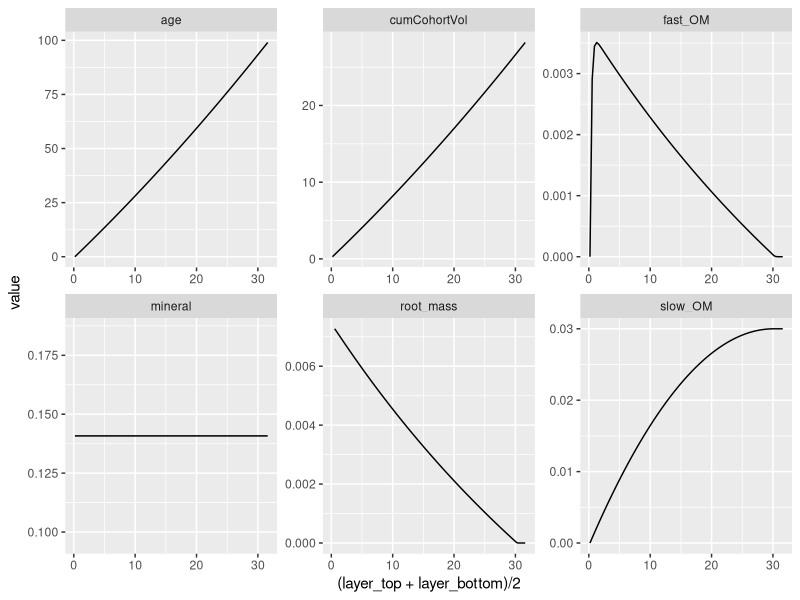
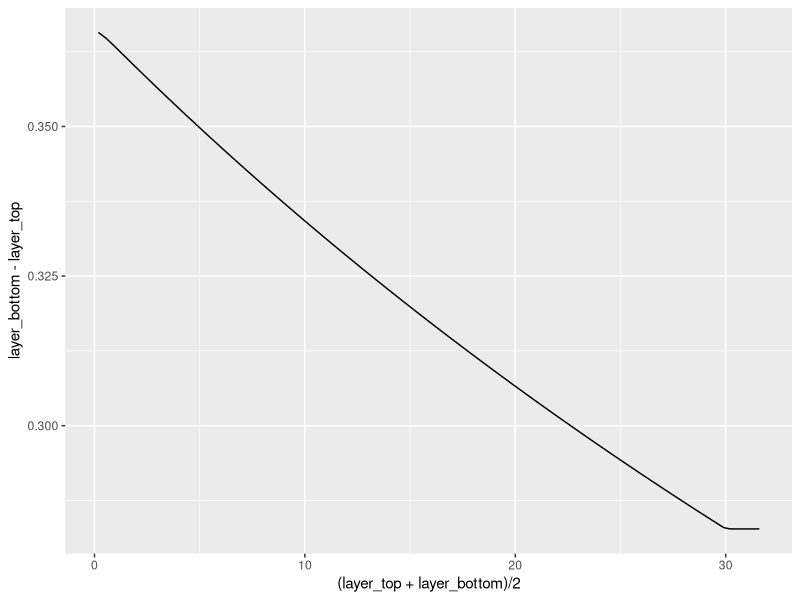
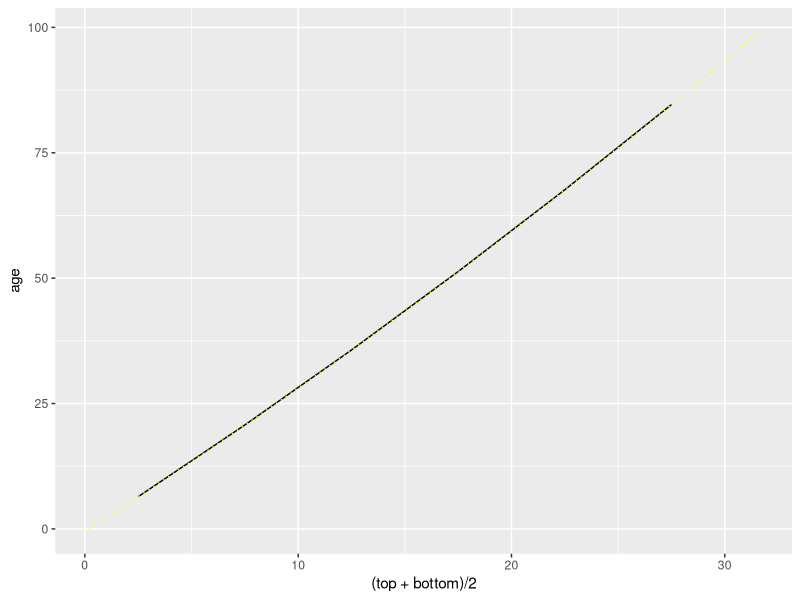
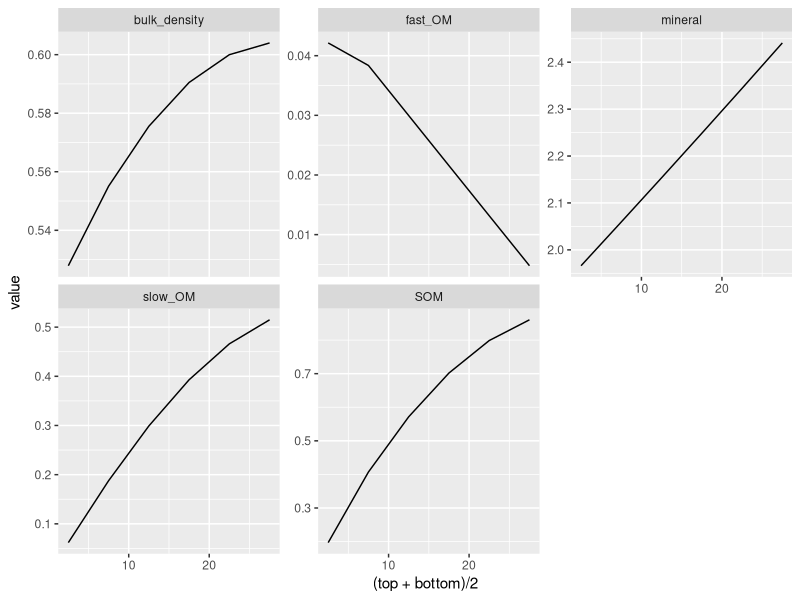
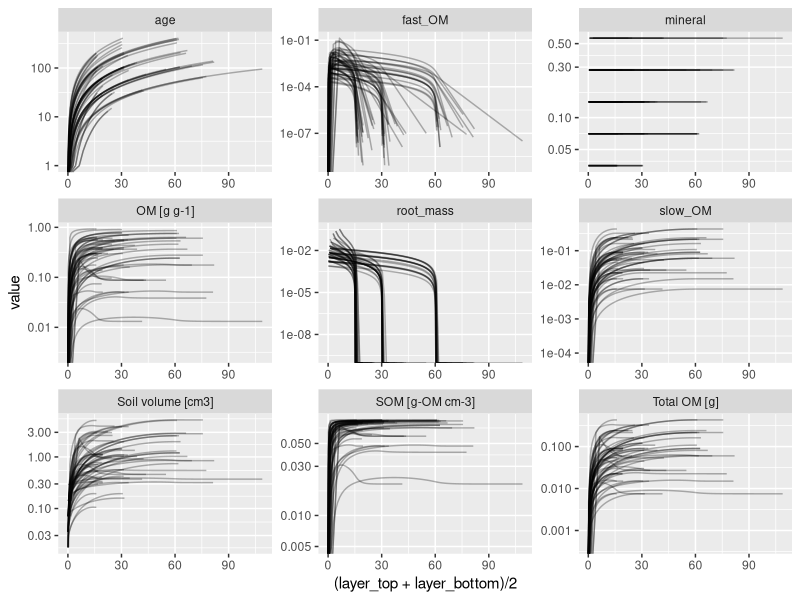
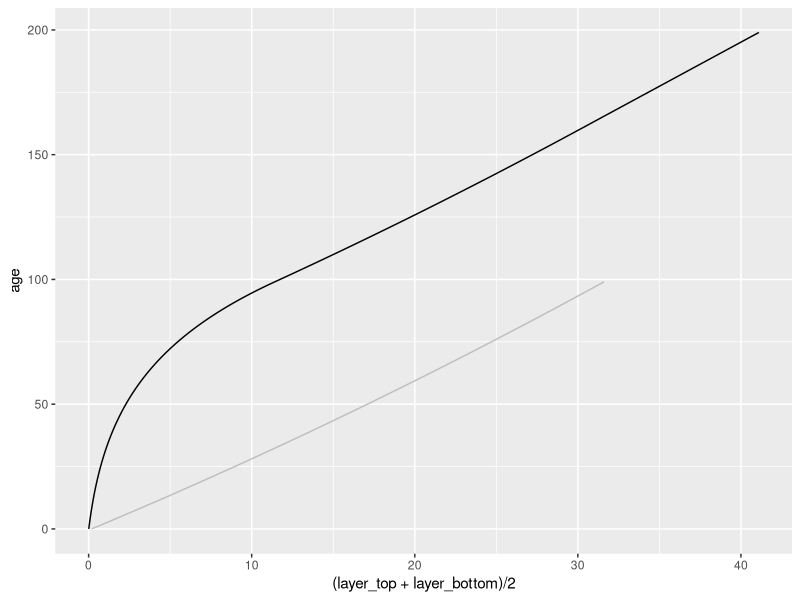
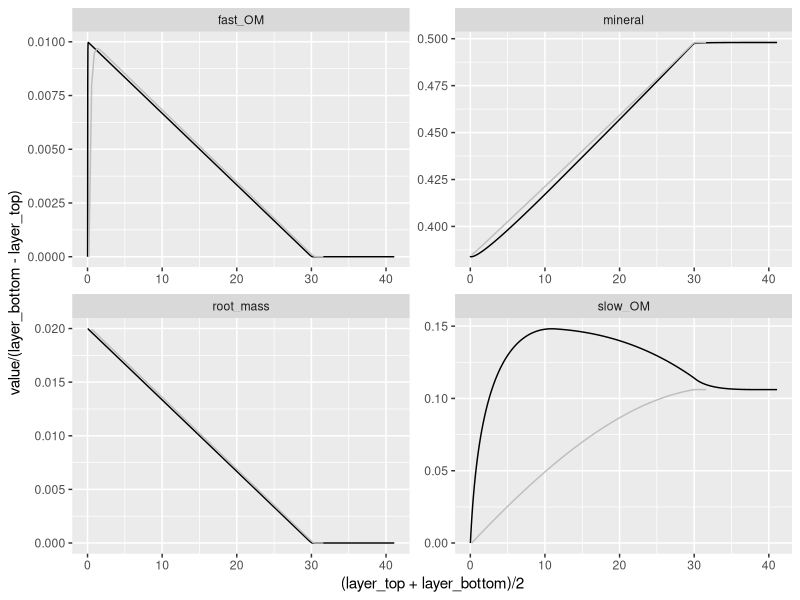
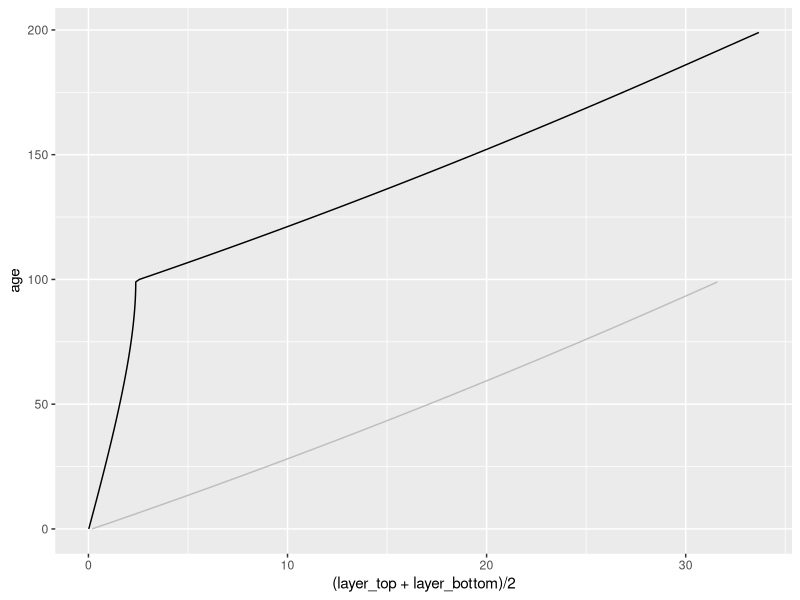

Generate these figures, in order, with R:
## ---- chunk 1
library(tidyverse)

defaultParms <- list(rootDepthMax = 30, # Depth of the root zone in cm below surface
                     totalRootBiomass = 0.3, # Total Root Biomass, g/cm2
                     rootTurnover = 0.5,  # Below Ground Turnover Rate of roots, 1/yr
                     rootOmFrac = list(fast=0.8, slow=0.2), # root allocation to om pools (labile, slow), g/g
                     omDecayRate = list(fast=0.8, slow=0), # organic matter decay rate (labile, slow), 1/yr
                     ssc = 20, # Suspended Sediment Concentration, mg per liter
                     depthBelowMHW = 10) # Depth of Marsh Surface Below Mean High Water

defaultConsts <- list(soilLength = 1, soilWidth = 1, #assume a 1x1 cm2 area
                      shape='linear', #root weight distribution
                      packing = list(root = 0.085, #density of roots g-C/cm3
                                     organic = 0.085 ,  # Organic Self Packing Densities: k1 g-C/cm3
                                     mineral = 1.99), # Inorganic Self Packing Densities  k2 g-C/cm3
                      nTidesPerYear = 704, #number of high tides per year
                      sedimentInputType = c('constant', 'relative', 'dynamic')[1],
                      modernAge = NA) #max age in modern soil profile
## ---- chunk 2

#return the mass of the live roots between two layers
massLiveRoots <- function(layerBottom, layerTop, parms, consts ){
  
  if(!all(c('soilLength', 'soilWidth') %in% names(consts))){
    stop('Can not find all constants.')
  }
  soilLength <- consts$soilLength
  soilWidth <- consts$soilWidth
  
  if(!all(c('totalRootBiomass', 'rootDepthMax') %in% names(parms))){
    stop('Can not find all parameters.')
  }
  totalBiomassByArea <- parms$totalRootBiomass
  rootDepthMax <- parms$rootDepthMax
  
  totalRootMass <- soilLength*soilWidth*totalBiomassByArea
  
  ##reset the layers that are beyond the root inputs to have 0 depths
  layerBottom[layerBottom > rootDepthMax] <- rootDepthMax
  layerTop[layerTop > rootDepthMax] <- rootDepthMax
  
  if(consts$shape == 'linear'){
    #mass_per_depth = slope * depth + intercept
    #totalRootMass = 1/2 * rootDepthMax * intecept ==> intercept = 2 * totalRootMass / rootDepthMax
    #slope = - intercept/rootDepthMax
    #mass = integral(mass_per_depth, depth)
    rootMass <- 2*totalRootMass*(layerBottom-layerTop)/rootDepthMax - 
      totalRootMass *(layerBottom ^2-layerTop^2)/rootDepthMax^2
    return(rootMass)
  }else{
    stop('Unknown shape specified')
  }
}

##Check liveRoots
#massLiveRoots(layerBottom = seq(5, 40, by=5), layerTop=seq(0, 35, by=5))
#plot(massLiveRoots(layerBottom = seq(5, 40, by=5), layerTop=seq(0, 35, by=5)))
#sum(massLiveRoots(layerBottom = seq(1, 40, by=1), layerTop=seq(0, 39, by=1))) == defaultParms$totalRootBiomass

## ---- chunk 3
depthOfNotRootVolume <- function(nonRootVolume, parms, consts){
 
  if(!all(c('soilLength', 'soilWidth', 'shape', 'packing') %in% names(consts))){
    stop('Can not find all constants.')
  }
  soilLength <- consts$soilLength
  soilWidth <- consts$soilWidth
  rootDensity <- consts$packing$root
  shape <- consts$shape
  
  if(!all(c('rootDepthMax', 'totalRootBiomass') %in% names(parms))){
    stop('Can not find all expected parameters.')
  }
  rootDepthMax <- parms$rootDepthMax
  totalBiomassByArea <- parms$totalRootBiomass
  
  ####
  totalRootMass <- soilLength*soilWidth*totalBiomassByArea
  totalRootVolume <- totalRootMass/rootDensity
  
  if(totalRootVolume > soilLength*soilWidth*rootDepthMax){
    stop('Bad root volume')
  }
  
  if(shape == 'linear'){
    rootWidth <- totalRootVolume*2/(rootDepthMax*soilLength)

    #nonRootVolume = ((rootWidth/rootDepthMax*depth^2)/2 + depth*(soilWidth-rootWidth))*soilLength
    #            0 = rootWidth / (2*rootDepthMax) * depth ^2 + 
    #                   (soilWidth-rootWidth) * depth - nonRootVolume/soilLength ##solve for depth
    coef1 <- rootWidth / (2*rootDepthMax)
    coef2 <- soilWidth-rootWidth
    coef3 <- -nonRootVolume/soilLength
    ansDepth <- (-coef2 + sqrt(coef2^2-4*coef1*coef3))/(2*coef1)
    
    #correct for beyond root zone
    behondRootZone <- nonRootVolume > soilLength*soilWidth*rootDepthMax - totalRootVolume
    ansDepth[behondRootZone] <- (rootDepthMax +
                            (nonRootVolume - soilLength*soilWidth*rootDepthMax + totalRootVolume ) /
                              (soilLength*soilWidth)) [behondRootZone] #treat as a square
    return(ansDepth)
  }else{
    stop('Unknown shape specified')
  }
}

##Check depth of non root volue
#tester <- depthOfNotRootVolume(nonRootVolume = 1:100)
#plot(tester)
##plot(tester[1:99] - tester[2:100])
## ---- chunk 4
sedimentInputs <- function(yrForward=NA, #time currently ignored
                           marshElevation = NA, #marshElevation
                           parms, consts){ 
  ##Check constants
  if(!all(c('nTidesPerYear', 'sedimentInputType') %in% names(consts))){
    stop('Can not find expected constant names')
  }
  inputType <- consts$sedimentInputType # c('constant', 'relative', 'dynamic')[1]
  
  if(!all(c('ssc') %in% names(parms))){
    stop('Can not find expected parameter names')
  }
  ssc <- parms$ssc # Suspended Sediment Concentration, mg per liter
  
  ##Pull the depth below mean high water
  depthBelowMHW <- NA
  if(inputType == 'constant' & ('depthBelowMHW' %in% names(parms))){
    depthBelowMHW <- parms$depthBelowMHW # Depth of Marsh Surface Below Mean High Water
  }else{
    if(!'meanHighWaterElevation' %in% names(consts)){
      stop('Missing meanHighWaterElevation from consts list')
    }
  }
  
  if(inputType == 'relative'){
    #print('relative')
    depthBelowMHW <- max(0, consts$meanHighWaterElevation - marshElevation)
  }
  
  if(inputType == 'dynamic' & all(is.finite(yrForward)) & is.function(consts$meanHighWaterElevation)){
    #print('dynamic')
    depthBelowMHW <- max(0, consts$meanHighWaterElevation(yrForward) - marshElevation)
  }
  
  if(is.na(depthBelowMHW)){
    stop('Bad depth below MHW defined.')
  }
 
  #print(depthBelowMHW)
  
  meanTidalHeight <- depthBelowMHW
  ssc_gPerCm2 <- ssc * 0.000001 # convert mg/l to grams/cm^2
  cumAnnWaterVol <- consts$nTidesPerYear * meanTidalHeight # Cumulative water volume
  annSediment <- ssc_gPerCm2 * cumAnnWaterVol #g-sediment per year
  
  return(annSediment)
}

#sedimentInputs(consts = defaultConsts, parms = defaultParms)

# constSealevel <- defaultConsts
# constSealevel$sedimentInputType <- c('constant', 'relative', 'dynamic')[2]
# constSealevel$modernAge <- 99
# constSealevel$meanHighWaterElevation <- 31.74 + defaultParms$depthBelowMHW
# sedimentInputs(marshElevation = 31.74, consts = constSealevel, parms = defaultParms)

# constRaising <- defaultConsts
# constRaising$sedimentInputType <- c('constant', 'relative', 'dynamic')[3]
# constRaising$modernAge <- max(startingProfile$age)
# constRaising$meanHighWaterElevation <- function(year){
#   return(31.74 + 0.03*year)
# }
# sedimentInputs(yrForward = 1, marshElevation = 31.74, consts = constRaising, parms = defaultParms)
## ---- chunk 5
nextCohort <- function(massPools=data.frame(age=0, fast_OM=0, slow_OM=0, mineral=0,
                                            layer_top=0, layer_bottom=0),
                       topInputs_gPerYr = sedimentInputs,
                       rootProfile_g = massLiveRoots,
                       parms,
                       consts, dt_yr=1 ){
  if(!all(c('age', 'fast_OM', 'slow_OM', 'mineral') %in% names(massPools))){
    stop('Badly named massPools')
  }
  
  if(!all(c( 'rootTurnover', 'rootOmFrac', 'omDecayRate') %in% names(parms))){
    stop('Can not find expected parameters.')
  }
  rootTurnover <- parms$rootTurnover
  rootOmFrac <- parms$rootOmFrac
  omDecayRate <- parms$omDecayRate
  
  if(!all(c('packing') %in% names(consts))){
    stop('Can not find expected constants.')
  }
  
  packing <- consts$packing
  
  if(!all(c('organic', 'mineral') %in% names(packing))){
    stop('Can not find expected packing densities.')
  }
  
  if(!all(c('fast', 'slow') %in% names(rootOmFrac))){
    stop('Can not find expected root fraction splits.')
  }
  
  if(!all(c('fast', 'slow') %in% names(omDecayRate))){
    stop('Can not find expected organic matter decay rates.')
  }
  
  #decay the OM pools and add dead roots
  ans <- massPools %>% 
    dplyr::select(age, fast_OM, slow_OM, mineral, layer_top, layer_bottom) %>%
    mutate(age = age + dt_yr,
           root_mass = rootProfile_g(layerTop = layer_top, layerBottom = layer_bottom,
                                     parms = parms,
                                     consts = consts)) %>%
    mutate(fast_OM = fast_OM + 
             root_mass * rootOmFrac$fast * rootTurnover * dt_yr -
             fast_OM * omDecayRate$fast * dt_yr,
           slow_OM = slow_OM + 
             root_mass * rootOmFrac$slow * rootTurnover * dt_yr -
             slow_OM * omDecayRate$slow * dt_yr)
  
  
  ans <- bind_rows(data.frame(age = 0, fast_OM= 0, slow_OM = 0, 
                              mineral = topInputs_gPerYr(yrForward = max(massPools$age) - consts$modernAge,
                                marshElevation = max(massPools$layer_bottom),
                                                         parms = parms, 
                                                         consts = consts) * dt_yr),
                   ans) %>% #add sediments to the top
    arrange(age) %>% #make sure things are sorted by age
    #calculate cumulative volumne of each pool
    mutate(cumCohortVol = cumsum( (fast_OM + slow_OM)*packing$organic + mineral*packing$mineral )) %>%
  #calculate depth profile
    mutate(layer_bottom = depthOfNotRootVolume(nonRootVolume = cumCohortVol,
                                               parms = parms, consts = consts)) %>%
    mutate(layer_top = c(0, layer_bottom[-length(layer_bottom)]))
  
  return(ans)
}

## ---- chunk 6

runToMEM <- function(cohortStep = nextCohort, parms, consts, 
                     maxAge = 200, relTol = 1e-6, absTol = 1e-8){
  cohortProfile <- cohortStep(parms = parms, consts = consts)[1,]
  
  #record.ls <- list(cohortProfile)
  for(ii in 2:maxAge){
    #if(ii %% 10 == 0){
    #  record.ls[[sprintf('Yr%d', ii)]] <- cohortProfile
    #}
    #oldCohort <- cohortProfile
    cohortProfile <- cohortStep(massPools = cohortProfile,
                                parms = parms,
                                consts = consts)
    
    ##have the last layer OM pools stabilized?
    if(abs(diff(cohortProfile$fast_OM[ii-c(0,1)] + cohortProfile$slow_OM[ii-c(0,1)])) < absTol |
       abs(diff(cohortProfile$fast_OM[ii-c(0,1)] + cohortProfile$slow_OM[ii-c(0,1)] ) /
           (cohortProfile$fast_OM[ii] + cohortProfile$slow_OM[ii])) < relTol){
      break
    }
  }
  return(cohortProfile)
}
## ---- chunk 7

tick <- Sys.time()
equProfile <- runToMEM(consts = defaultConsts, parms=defaultParms)
tock <- Sys.time() - tick
print(tock)

ggplot(equProfile %>%
         gather(key='variable', value='value', -layer_top, -layer_bottom)) +
  geom_line(aes(x=(layer_top+layer_bottom)/2, y=value)) +
  facet_wrap(~variable, scales='free')

ggplot(equProfile) +
  geom_line(aes(x=(layer_top+layer_bottom)/2, y=layer_bottom - layer_top))

## ---- chunk 8
sampleStep<- 5
profile_by_depth <- data.frame(top = seq(0, floor(max(equProfile$layer_top) - sampleStep),
                                         by=sampleStep), 
           bottom = seq(sampleStep, floor(max(equProfile$layer_top)), by=sampleStep)) %>%
  group_by(top, bottom) %>%
  mutate(age = weighted.mean(equProfile$age, 
                             pmax(pmin(equProfile$layer_bottom, bottom) - 
                                    pmax(equProfile$layer_top, top), 0)),
         fast_OM = sum(equProfile$fast_OM *
                             pmax(pmin(equProfile$layer_bottom, bottom) - 
                                    pmax(equProfile$layer_top, top), 0) / 
                         (equProfile$layer_bottom - equProfile$layer_top)),
         slow_OM = sum(equProfile$slow_OM * 
                             pmax(pmin(equProfile$layer_bottom, bottom) - 
                                    pmax(equProfile$layer_top, top), 0) / 
                         (equProfile$layer_bottom - equProfile$layer_top)),
         mineral = sum(equProfile$mineral* 
                             pmax(pmin(equProfile$layer_bottom, bottom) - 
                                    pmax(equProfile$layer_top, top), 0) / 
                         (equProfile$layer_bottom - equProfile$layer_top)),
         root = sum(equProfile$root_mass * 
                             pmax(pmin(equProfile$layer_bottom, bottom) - 
                                    pmax(equProfile$layer_top, top), 0) / 
                         (equProfile$layer_bottom - equProfile$layer_top)),
         soil_volume = sum((equProfile$cumCohortVol - 
                        c(0, equProfile$cumCohortVol[-length(equProfile$cumCohortVol)])) * 
                             pmax(pmin(equProfile$layer_bottom, bottom) - 
                                    pmax(equProfile$layer_top, top), 0) / 
                         (equProfile$layer_bottom - equProfile$layer_top))) %>%
  mutate(bulk_density = sum(fast_OM+slow_OM+mineral)/soil_volume) %>%
  mutate(SOM = sum(fast_OM+slow_OM)/bulk_density)

ggplot(profile_by_depth) +
  geom_line(aes(x=(top+bottom)/2, y=age)) +
  geom_line(data=equProfile, aes(x=(layer_top+layer_bottom)/2, y=age), color='yellow', linetype=3)

ggplot(profile_by_depth %>%
         gather(key='variable', value='value', SOM, bulk_density, fast_OM, slow_OM, mineral)) +
  geom_line(aes(x=(top+bottom)/2, y=value)) +
  facet_wrap(~variable, scales = 'free_y')
## ---- chunk 9
parametersToRun <- expand.grid(rootDepthMax=c(15, 30, 60), 
            totalRootBiomass=c(0.15, 0.3, 0.6),
            rootTurnover=c(0.25, 0.5, 0.9),
            rootOmFrac_fast=c(0.2, 0.4, 0.8),
            omDecayRate_fast=c(0.2, 0.4, 0.8),
            ssc=c(10, 20, 40),
            depthBelowMHW=c(5, 10, 20)) %>%
  filter(rootDepthMax*defaultConsts$packing$root/2 >
           totalRootBiomass) %>% #check that we don't have above a max biomass per area
  sample_n(size=60) %>%
  #slice(c(20, 14, 93, 400, 3000, 12000, 10000)) %>% # nrow = 12 600
  mutate(index = 1:n()) %>%
  group_by_all() %>%
  do((function(xx){
    newParms <- list(rootDepthMax = xx$rootDepthMax, # Depth of the root zone in cm below surface
                     totalRootBiomass = xx$totalRootBiomass, # Total Root Biomass, g/cm2
                     rootTurnover = xx$rootTurnover,  # Below Ground Turnover Rate of roots, 1/yr
                     rootOmFrac = list(fast=xx$rootOmFrac_fast, 
                                       slow=1-xx$rootOmFrac_fast), # root allocation to om pools (labile, slow), g/g
                     omDecayRate = list(fast=xx$omDecayRate_fast, slow=0), # organic matter decay rate (labile, slow), 1/yr
                     ssc = xx$ssc, # Suspended Sediment Concentration, mg per liter
                     depthBelowMHW = xx$depthBelowMHW)
    return(runToMEM(parms = newParms, consts = defaultConsts, maxAge=1000))
  })(.)) %>%
  mutate('Total OM [g]' = fast_OM + slow_OM,
         'Soil volume [cm3]' = (fast_OM + slow_OM) / defaultConsts$packing$organic +
                       mineral/defaultConsts$packing$mineral,
         'OM [g g-1]' = (fast_OM + slow_OM) / (fast_OM + slow_OM + mineral)) %>%
  mutate('SOM [g-OM cm-3]' = `Total OM [g]` / `Soil volume [cm3]`)


ggplot(parametersToRun %>%
         gather(key='variable', value='value', age:mineral, root_mass, `Total OM [g]`:`SOM [g-OM cm-3]`)) +
  geom_line(aes(x=(layer_top+layer_bottom)/2, y=value, group=index), alpha=0.3) +
  scale_y_log10() +
  facet_wrap(~variable, scales='free')
## ---- chunk 10
steadySeaLevel <- equProfile

constSealevel <- defaultConsts
constSealevel$sedimentInputType <- c('constant', 'relative', 'dynamic')[2]
constSealevel$modernAge <- max(equProfile$age)
constSealevel$meanHighWaterElevation <- max(equProfile$layer_bottom) + defaultParms$depthBelowMHW

for(ii in 1:100){
  steadySeaLevel <- nextCohort(massPools = steadySeaLevel, 
                             parms=defaultParms, consts = constSealevel)  
}

ggplot(steadySeaLevel) +
  geom_line(aes(x=(layer_top+layer_bottom)/2, y=age)) +
  geom_line(data=equProfile, aes(x=(layer_top+layer_bottom)/2, y=age), color='grey')

ggplot(steadySeaLevel %>%
         gather(key='variable', value='value', fast_OM:mineral, root_mass)) +
  geom_line(aes(x=(layer_top+layer_bottom)/2,# - 
                  #max(layer_bottom) + max(startingProfile$layer_bottom),
                y=value/(layer_bottom-layer_top))) +
  geom_line( data = equProfile %>%
               gather(key='variable', value='value', fast_OM:mineral, root_mass),
         aes(x=(layer_top+layer_bottom)/2,
                y=value/(layer_bottom-layer_top)), color='grey') +
  facet_wrap(~variable, scales='free')
## ---- chunk 11
raisingSeaLevel <- equProfile

constRaising <- defaultConsts
constRaising$sedimentInputType <- c('constant', 'relative', 'dynamic')[3]
constRaising$modernAge <- max(equProfile$age)
constRaising$meanHighWaterElevation <- function(year){
  return(max(equProfile$layer_bottom) + 0.03*year)
}

for(ii in 1:100){
  raisingSeaLevel <- nextCohort(massPools = raisingSeaLevel, 
                             parms=defaultParms, consts = constRaising)  
}

ggplot(raisingSeaLevel) +
  geom_line(aes(x=(layer_top+layer_bottom)/2, y=age)) +
  geom_line(data=equProfile, aes(x=(layer_top+layer_bottom)/2, y=age), color='grey')

ggplot(raisingSeaLevel %>%
         gather(key='variable', value='value', fast_OM:mineral, root_mass)) +
  geom_line(aes(x=(layer_top+layer_bottom)/2,# - 
                  #max(layer_bottom) + max(startingProfile$layer_bottom),
                y=value/(layer_bottom-layer_top))) +
  geom_line( data = equProfile %>%
               gather(key='variable', value='value', fast_OM:mineral, root_mass),
         aes(x=(layer_top+layer_bottom)/2,
                y=value/(layer_bottom-layer_top)), color='grey') +
  facet_wrap(~variable, scales='free')
